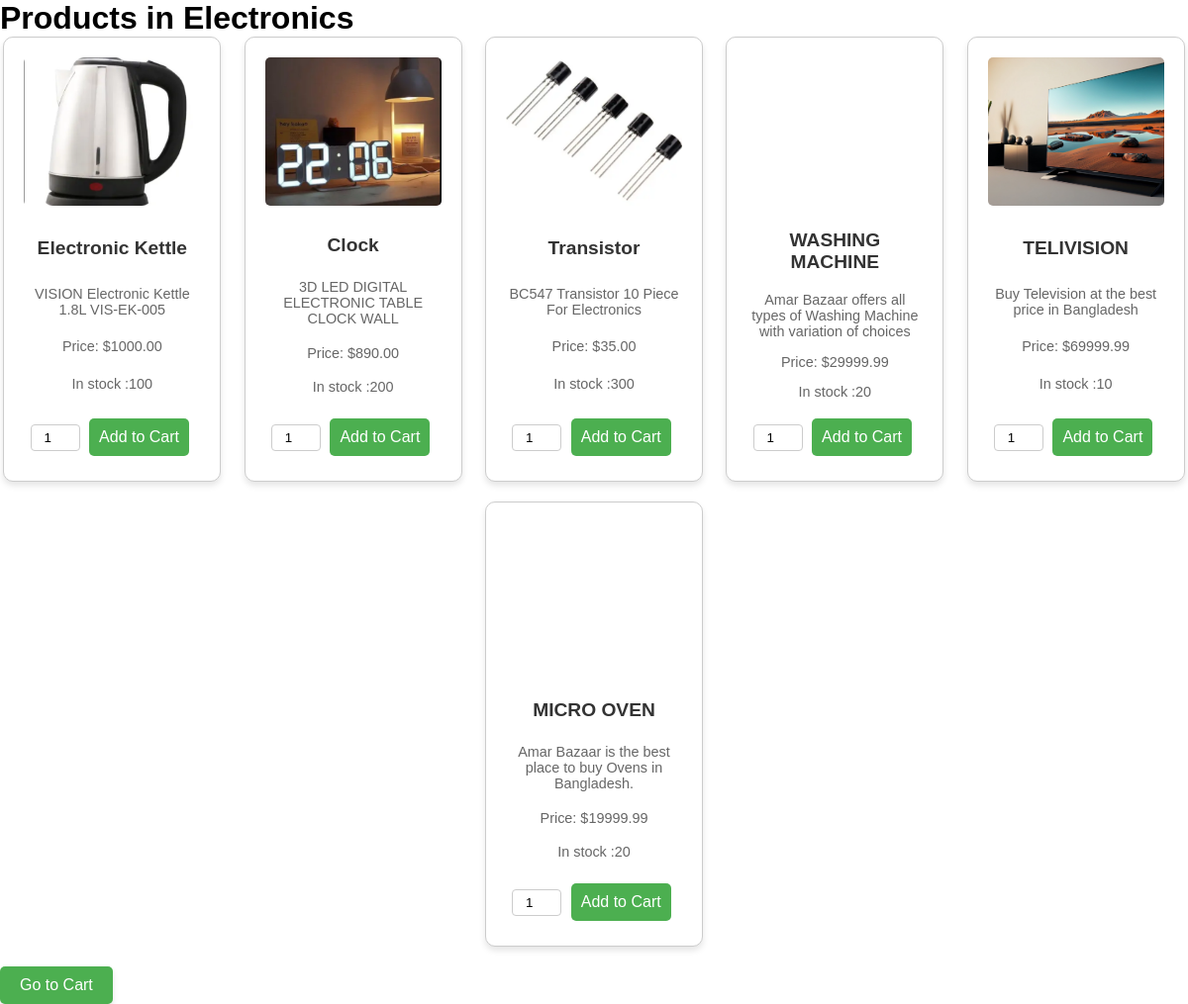
/Garments.php?category_id=4, run on the app's committed database.
### tables this page shows
CREATE TABLE `categories` (
  `id` int(11) NOT NULL,
  `name` varchar(50) NOT NULL,
  `description` text DEFAULT NULL,
  `created_at` timestamp NOT NULL DEFAULT current_timestamp()
);

CREATE TABLE `products` (
  `id` int(11) NOT NULL,
  `name` varchar(100) NOT NULL,
  `description` text DEFAULT NULL,
  `price` decimal(10,2) NOT NULL,
  `image` varchar(255) DEFAULT NULL,
  `stock_quantity` int(11) NOT NULL,
  `category_id` int(11) DEFAULT NULL,
  `created_at` timestamp NOT NULL DEFAULT current_timestamp()
);

### Garments.php (the view, shortened to what this page needs)
<?php
require 'database.php';
$categoryId = isset($_GET['category_id']) ? (int) $_GET['category_id'] : 0;
try {
    $stmtCategory = $conn->prepare("SELECT name FROM categories WHERE id = ?");
    $stmtCategory->bind_param("i", $categoryId);
    $stmtCategory->execute();
    $resultCategory = $stmtCategory->get_result();
    $category = $resultCategory->fetch_assoc();
    $stmtProducts = $conn->prepare("SELECT p.id, p.name, p.description, p.price, p.image, p.stock_quantity
                                    FROM products as p
                                    JOIN categories as c
                                    ON p.category_id = c.id
                                    WHERE p.category_id = ?");
    $stmtProducts->bind_param("i", $categoryId);
    $stmtProducts->execute();
    $resultProducts = $stmtProducts->get_result();
    $products = $resultProducts->fetch_all(MYSQLI_ASSOC);
} catch (mysqli_sql_exception $e) {
    echo "Error: " . $e->getMessage();
}
?>
<!DOCTYPE html>
<html lang="en">
<head>
    <link rel="stylesheet" href="style.css">
</head>
<body>
    <h1>Products in <?= htmlspecialchars($category['name']); ?></h1>
    <div class="product-list">
        <?php
        if (!empty($products)) {
            foreach ($products as $product) {
                echo '<div class="product">';
                echo '  <div class="product-img" style="background-image: url(\'' . htmlspecialchars($product['image']) . '\');"></div>';
                echo '  <h2>' . htmlspecialchars($product['name']) . '</h2>';
                echo '  <p>' . htmlspecialchars($product['description']) . '</p>';
                echo '  <p>Price: $' . htmlspecialchars($product['price']) . '</p>';
                echo '  <p>In stock :' . htmlspecialchars($product['stock_quantity']) . '</p>';
                echo '  <form method="POST" action="">';
                echo '      <input type="number" name="quantity" value="1" min="1" max="' . htmlspecialchars($product['stock_quantity']) . '">';
                echo '      <button type="submit" name="add_to_cart">Add to Cart</button>';
                echo '  </form>';
                echo '</div>';
            }
        } else {
            echo '<p>No products available in this category.</p>';
        }
        ?>
    </div>
    <a href="cart.php" class="btn-cart">Go to Cart</a>
</body>
</html>

### style.css (style rules this page uses)
* { margin: 0; font-family: Arial; box-sizing: border-box; }
.product-list { display: flex; flex-wrap: wrap; gap: 20px; justify-content: space-evenly; }
.product { border: 1px solid #ccc; padding: 20px; width: 220px; text-align: center; display: flex; flex-direction: column; justify-content: space-between; height: 450px; border-radius: 10px; background-color: #fff; box-shadow: 0px 4px 6px rgba(0, 0, 0, 0.1); }
.product-img { width: 100%; height: 150px; background-size: cover; background-position: center; margin-bottom: 10px; border-radius: 5px; }
.product h2 { margin: 10px 0; font-size: 1.2em; font-weight: bold; color: #333; }
.product p { margin: 5px 0; font-size: 0.9em; color: #666; }
.product button { padding: 10px; margin-top: 10px; background-color: #4CAF50; color: white; border: none; border-radius: 5px; cursor: pointer; font-size: 1em; }
.product input[type="number"] { width: 50px; padding: 5px; margin-top: 10px; border: 1px solid #ccc; border-radius: 4px; text-align: center; }
button { padding: 20px 40px; margin: 5px; background-color: #45945e; color: white; border: none; cursor: pointer; border-radius: 5px; }
.btn-cart { display: inline-block; padding: 10px 20px; margin-top: 20px; background-color: #4CAF50; color: white; text-decoration: none; border: none; border-radius: 5px; text-align: center; font-size: 1em; cursor: pointer; box-shadow: 0px 4px 6px rgba(0, 0, 0, 0.1); }

### data on the page
categories: name "Electronics"
products: image (picture), name "Electronic Kettle", description "VISION Electronic Kettle 1.8L VIS-EK-005", price "1000.00", stock_quantity "100"
products: image (picture), name "Clock", description "3D LED DIGITAL ELECTRONIC TABLE CLOCK WALL", price "890.00", stock_quantity "200"
products: image (picture), name "Transistor", description "BC547 Transistor 10 Piece For Electronics", price "35.00", stock_quantity "300"
products: name "WASHING MACHINE", description "Amar Bazaar offers all types of Washing Machine with variation of choices", price "29999.99", stock_quantity "20"
products: image (picture), name "TELIVISION", description "Buy Television at the best price in Bangladesh", price "69999.99", stock_quantity "10"
products: name "MICRO OVEN", description "Amar Bazaar is the best place to buy Ovens in Bangladesh.", price "19999.99", stock_quantity "20"
